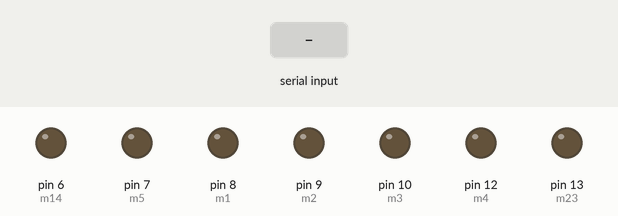
Recording of a sketch running on a simulated Arduino Uno, built with avr-gcc and run on an emulated ATmega328P. Shown: output pins drawn as LEDs (lit = HIGH). The inputs (shaded band) are chosen by the test bench.

Above: at 1.2 s.
1.3 s: "F" received over Serial
At 2.4 s:
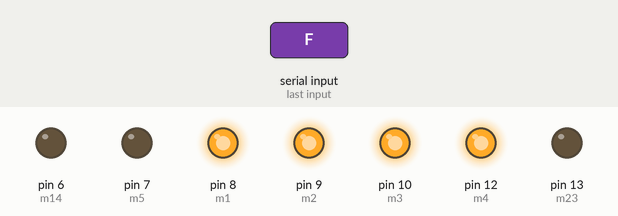
2.8 s: "G" received over Serial
At 3.6 s:
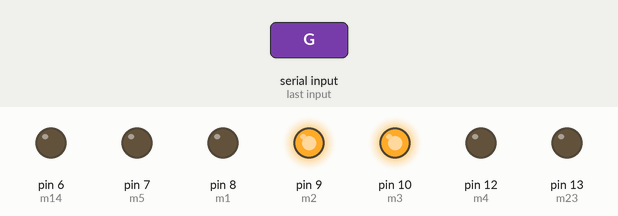
4.3 s: "L" received over Serial
At 4.7 s:
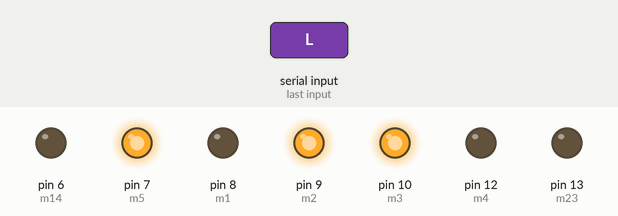
5.8 s: "I" received over Serial
At 7.0 s:
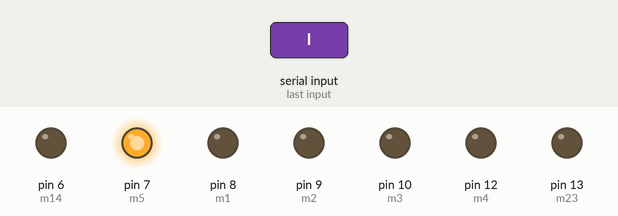
7.3 s: "B" received over Serial
At 8.2 s:
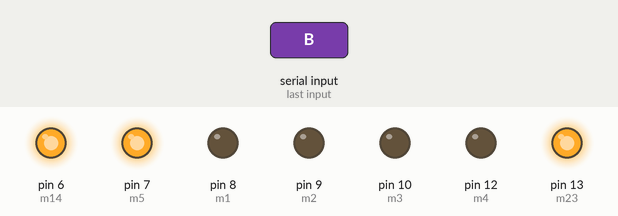
8.8 s: "R" received over Serial
At 9.4 s:
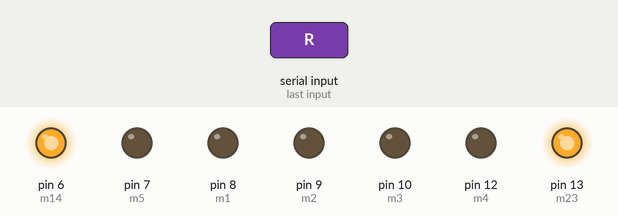
Timing chart, 0 to 11.3 s (numbered marks = the images above; inputs shaded):
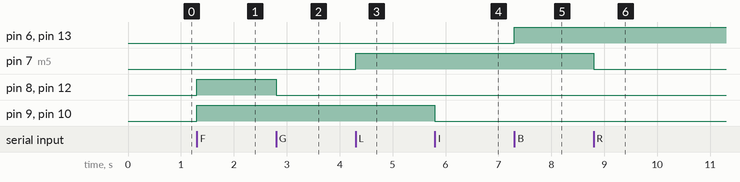

The sketch:

proto2.ino
```cpp
#define m1 8
#define m2 9
#define m14 6
#define m3 10
#define m4 12
#define m23 13
#define m5 7
#define swi 5
char state;
void setup() {
  // put your setup code here, to run once:
Serial.begin(9600);
pinMode(m1,OUTPUT);
pinMode(m2,OUTPUT);
pinMode(m3,OUTPUT);
pinMode(m4,OUTPUT);
pinMode(m5,OUTPUT);
pinMode(m14,OUTPUT);
pinMode(m23,OUTPUT);
digitalWrite(m1,LOW);
digitalWrite(m2,LOW);
digitalWrite(m3,LOW);
digitalWrite(m4,LOW);
digitalWrite(m5,LOW);
digitalWrite(m14,LOW);
digitalWrite(m23,LOW);
digitalWrite(swi,LOW);
}

void loop() {
  // put your main code here, to run repeatedly:
if(Serial.available()>0)
state=Serial.read();
if(state=='F')
{ digitalWrite(m1,HIGH);
digitalWrite(m2,HIGH);
digitalWrite(m3,HIGH);
digitalWrite(m4,HIGH);
digitalWrite(m14,LOW);
digitalWrite(m23,LOW) ;
digitalWrite(swi,LOW);
}
if(state=='G')
{ digitalWrite(m1,LOW);
digitalWrite(m4,LOW); }
if(state=='I')
{digitalWrite(m2,LOW);
digitalWrite(m3,LOW); }
if(state=='L')
digitalWrite(m5,HIGH);
if(state=='R')
digitalWrite(m5,LOW);
if(state=='U')
{digitalWrite(m1,LOW);
digitalWrite(m2,LOW);
digitalWrite(m3,LOW);
digitalWrite(m4,LOW);
digitalWrite(m5,LOW);
digitalWrite(m14,LOW);
digitalWrite(m23,LOW);}
if(state=='B')
{ digitalWrite(m1,LOW);
digitalWrite(m2,LOW);
digitalWrite(m3,LOW);
digitalWrite(m4,LOW);
digitalWrite(m14,HIGH);
digitalWrite(m23,HIGH);
digitalWrite(swi,HIGH);}
if(state=='H')
{ digitalWrite(m1,LOW);
digitalWrite(m2,LOW);
digitalWrite(m3,LOW);
digitalWrite(m4,LOW);
digitalWrite(m14,HIGH);
digitalWrite(m23,LOW); }
if(state=='J')
{ digitalWrite(m1,LOW);
digitalWrite(m2,LOW);
digitalWrite(m3,LOW);
digitalWrite(m4,LOW);
digitalWrite(m14,LOW);
digitalWrite(m23,HIGH); } }
```

Measured:
- after the input at 1.3 s, pin 8 (m1), pin 9 (m2), pin 10 (m3), pin 12 (m4): LOW → HIGH at once
- after the input at 2.8 s, pin 8 (m1), pin 12 (m4): HIGH → LOW at once
- after the input at 4.3 s, pin 7 (m5): LOW → HIGH at once
- after the input at 5.8 s, pin 9 (m2), pin 10 (m3): HIGH → LOW at once
- after the input at 7.3 s, pin 6 (m14), pin 13 (m23): LOW → HIGH at once
- after the input at 8.8 s, pin 7 (m5): HIGH → LOW at once
